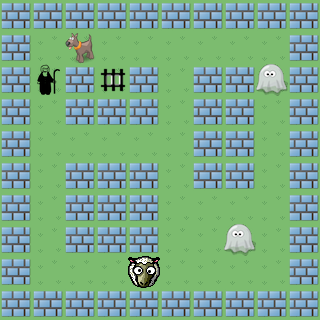

This is a level from a 2D game, rendered from its Tiled map with the project's own tilesets. A one-line summary and the complete map file follow:
An orthogonal 10x10 tile map with 32x32 px tiles, 1 tile layer (Tile Layer 1).

<map version="1.0" orientation="orthogonal" width="10" height="10" tilewidth="32" tileheight="32">
 <tileset firstgid="1" name="ghostbusters_tileset" tilewidth="32" tileheight="32">
  <image source="ghostbusters_tileset.png" width="128" height="96" />
  <tile id="2">
   <properties>
    <property name="visionLimit" value="3" />
   </properties>
  </tile>
  <tile id="5">
   <properties>
    <property name="visionLimit" value="3" />
   </properties>
  </tile>
  <tile id="6">
   <properties>
    <property name="visionLimit" value="3" />
   </properties>
  </tile>
 </tileset>
 <layer name="Tile Layer 1" width="10" height="10">
  <data>
   <tile gid="5" />
   <tile gid="5" />
   <tile gid="5" />
   <tile gid="5" />
   <tile gid="5" />
   <tile gid="5" />
   <tile gid="5" />
   <tile gid="5" />
   <tile gid="5" />
   <tile gid="5" />
   <tile gid="5" />
   <tile gid="1" />
   <tile gid="2" />
   <tile gid="1" />
   <tile gid="1" />
   <tile gid="1" />
   <tile gid="1" />
   <tile gid="1" />
   <tile gid="1" />
   <tile gid="5" />
   <tile gid="5" />
   <tile gid="9" />
   <tile gid="5" />
   <tile gid="10" />
   <tile gid="5" />
   <tile gid="1" />
   <tile gid="5" />
   <tile gid="5" />
   <tile gid="3" />
   <tile gid="5" />
   <tile gid="5" />
   <tile gid="1" />
   <tile gid="5" />
   <tile gid="5" />
   <tile gid="5" />
   <tile gid="1" />
   <tile gid="5" />
   <tile gid="5" />
   <tile gid="1" />
   <tile gid="5" />
   <tile gid="5" />
   <tile gid="1" />
   <tile gid="1" />
   <tile gid="1" />
   <tile gid="1" />
   <tile gid="1" />
   <tile gid="5" />
   <tile gid="5" />
   <tile gid="1" />
   <tile gid="5" />
   <tile gid="5" />
   <tile gid="1" />
   <tile gid="5" />
   <tile gid="5" />
   <tile gid="5" />
   <tile gid="1" />
   <tile gid="5" />
   <tile gid="5" />
   <tile gid="1" />
   <tile gid="5" />
   <tile gid="5" />
   <tile gid="1" />
   <tile gid="5" />
   <tile gid="5" />
   <tile gid="5" />
   <tile gid="1" />
   <tile gid="1" />
   <tile gid="1" />
   <tile gid="1" />
   <tile gid="5" />
   <tile gid="5" />
   <tile gid="1" />
   <tile gid="5" />
   <tile gid="5" />
   <tile gid="5" />
   <tile gid="1" />
   <tile gid="1" />
   <tile gid="3" />
   <tile gid="1" />
   <tile gid="5" />
   <tile gid="5" />
   <tile gid="1" />
   <tile gid="1" />
   <tile gid="1" />
   <tile gid="6" />
   <tile gid="1" />
   <tile gid="1" />
   <tile gid="1" />
   <tile gid="1" />
   <tile gid="5" />
   <tile gid="5" />
   <tile gid="5" />
   <tile gid="5" />
   <tile gid="5" />
   <tile gid="5" />
   <tile gid="5" />
   <tile gid="5" />
   <tile gid="5" />
   <tile gid="5" />
   <tile gid="5" />
  </data>
 </layer>
</map>